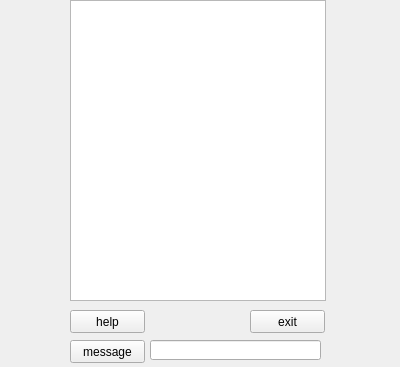
<?xml version="1.0" encoding="UTF-8"?>
<ui version="4.0">
 <class>Form</class>
 <widget class="QWidget" name="Form">
  <property name="geometry">
   <rect>
    <x>0</x>
    <y>0</y>
    <width>400</width>
    <height>367</height>
   </rect>
  </property>
  <property name="minimumSize">
   <size>
    <width>400</width>
    <height>367</height>
   </size>
  </property>
  <property name="windowTitle">
   <string>Form</string>
  </property>
  <widget class="QPushButton" name="pushButton">
   <property name="geometry">
    <rect>
     <x>70</x>
     <y>310</y>
     <width>75</width>
     <height>23</height>
    </rect>
   </property>
   <property name="text">
    <string>help</string>
   </property>
  </widget>
  <widget class="QPushButton" name="pushButton_2">
   <property name="geometry">
    <rect>
     <x>250</x>
     <y>310</y>
     <width>75</width>
     <height>23</height>
    </rect>
   </property>
   <property name="text">
    <string>exit</string>
   </property>
  </widget>
  <widget class="QPushButton" name="pushButton_3">
   <property name="geometry">
    <rect>
     <x>70</x>
     <y>340</y>
     <width>75</width>
     <height>23</height>
    </rect>
   </property>
   <property name="text">
    <string>message</string>
   </property>
  </widget>
  <widget class="QTextBrowser" name="textBrowser">
   <property name="geometry">
    <rect>
     <x>70</x>
     <y>0</y>
     <width>256</width>
     <height>301</height>
    </rect>
   </property>
  </widget>
  <widget class="QLineEdit" name="lineEdit">
   <property name="geometry">
    <rect>
     <x>150</x>
     <y>340</y>
     <width>171</width>
     <height>20</height>
    </rect>
   </property>
  </widget>
 </widget>
 <resources/>
 <connections/>
</ui>
